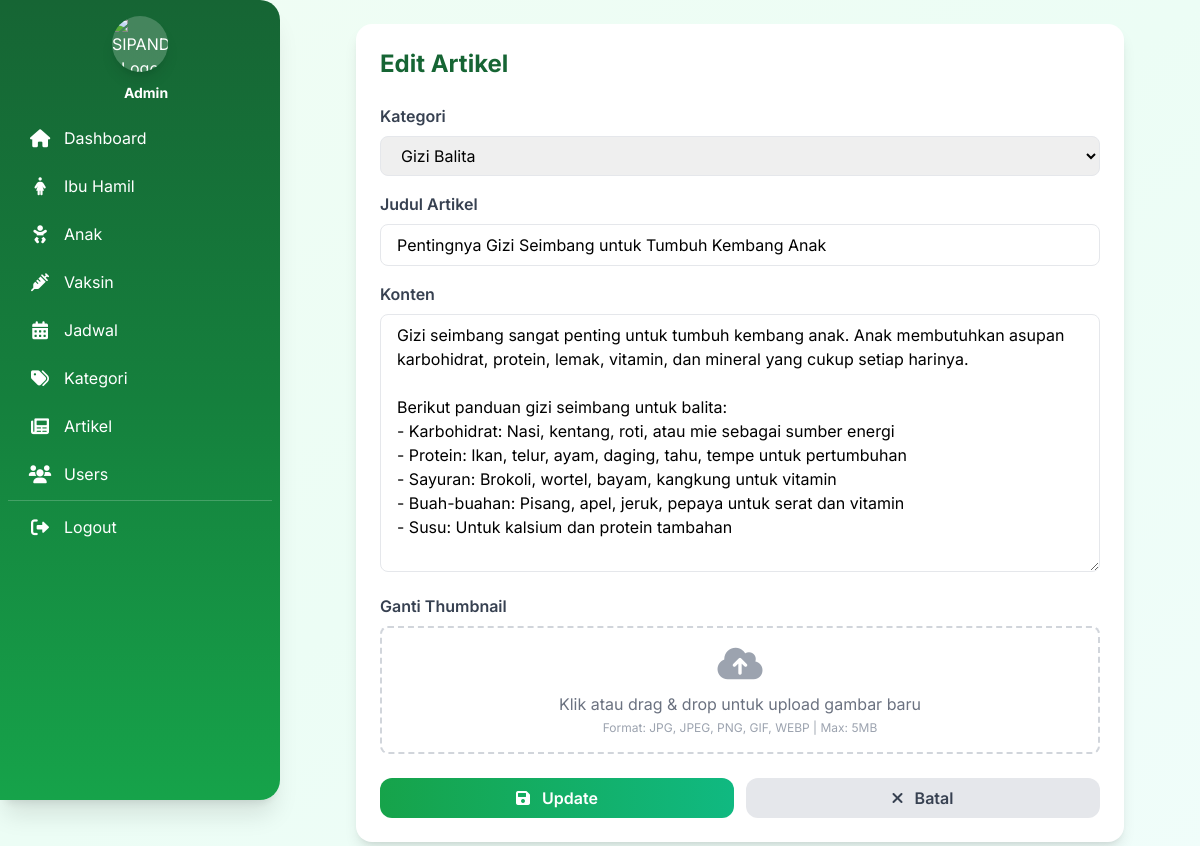
Screenshot of /admin/artikel/edit_artikel.php?id=1 (signed in) with the database file from the repository.
### tables this page shows
CREATE TABLE artikel (
    id_artikel INT PRIMARY KEY AUTO_INCREMENT,
    id_kategori INT,
    judul VARCHAR(200) NOT NULL,
    konten TEXT NOT NULL,
    thumbnail VARCHAR(255),
    penulis_nik VARCHAR(16),
    created_at TIMESTAMP DEFAULT CURRENT_TIMESTAMP,

    FOREIGN KEY (id_kategori) REFERENCES kategori_artikel(id_kategori) ON DELETE SET NULL,
    FOREIGN KEY (penulis_nik) REFERENCES users(nik) ON DELETE SET NULL
);

CREATE TABLE kategori_artikel (
    id_kategori INT PRIMARY KEY AUTO_INCREMENT,
    nama_kategori VARCHAR(100) NOT NULL,
    created_at TIMESTAMP DEFAULT CURRENT_TIMESTAMP
);

### admin/artikel/edit_artikel.php (the view, shortened to what this page needs)
<?php
require_once __DIR__ . '/../../auth/cek_admin.php';
$id = isset($_POST['id_artikel']) ? (int)$_POST['id_artikel'] : (isset($_GET['id']) ? (int)$_GET['id'] : 0);
$artikel = mysqli_fetch_assoc(mysqli_query($conn, "SELECT * FROM artikel WHERE id_artikel=$id"));
include __DIR__ . '/../../templates/sidebar.php';
$kategori = mysqli_query($conn, "SELECT * FROM kategori_artikel");
?>
<div class="max-w-3xl mx-auto bg-white rounded-2xl shadow-lg p-6 fade-in">
    <h1 class="text-2xl font-bold text-green-800 mb-6">Edit Artikel</h1>
    <form method="POST" enctype="multipart/form-data">
        <div class="space-y-4">
            <div>
                <label class="block font-semibold text-gray-700 mb-2">Kategori</label>
                <select name="id_kategori" required class="w-full px-4 py-2 border border-gray-200 rounded-lg focus:outline-none focus:border-green-400 focus:ring-2 focus:ring-green-200">
                    <?php while($k = mysqli_fetch_assoc($kategori)): ?>
                    <option value="<?php echo $k['id_kategori']; ?>" <?php echo $k['id_kategori'] == $artikel['id_kategori'] ? 'selected' : ''; ?>>
                        <?php echo htmlspecialchars($k['nama_kategori']); ?>
                    </option>
                    <?php endwhile; ?>
                </select>
            </div>
            <div>
                <label class="block font-semibold text-gray-700 mb-2">Judul Artikel</label>
                <input type="text" name="judul" id="judul" value="<?php echo htmlspecialchars($artikel['judul']); ?>" required
                       class="w-full px-4 py-2 border border-gray-200 rounded-lg focus:outline-none focus:border-green-400 focus:ring-2 focus:ring-green-200">
            </div>
            <div>
                <label class="block font-semibold text-gray-700 mb-2">Konten</label>
                <textarea name="konten" rows="10" required
                          class="w-full px-4 py-2 border border-gray-200 rounded-lg focus:outline-none focus:border-green-400 focus:ring-2 focus:ring-green-200"><?php echo htmlspecialchars($artikel['konten']); ?></textarea>
            </div>
            <div>
                <label class="block font-semibold text-gray-700 mb-2">Ganti Thumbnail</label>
                <div class="border-2 border-dashed border-gray-300 rounded-lg p-4 text-center hover:border-green-400 transition cursor-pointer" id="dropzone">
                    <i class="fas fa-cloud-upload-alt text-4xl text-gray-400 mb-2"></i>
                    <p class="text-gray-500">Klik atau drag & drop untuk upload gambar baru</p>
                    <p class="text-xs text-gray-400 mt-1">Format: JPG, JPEG, PNG, GIF, WEBP | Max: 5MB</p>
                </div>
            </div>
        </div>
        <div class="flex gap-3 mt-6">
            <button type="submit" class="flex-1 bg-gradient-to-r from-green-600 to-emerald-500 text-white py-2 rounded-xl font-semibold hover:shadow-lg transition">
                <i class="fas fa-save mr-2"></i> Update
            </button>
            <a href="list_artikel.php" class="flex-1 bg-gray-200 text-gray-700 text-center py-2 rounded-xl font-semibold hover:bg-gray-300 transition">
                <i class="fas fa-times mr-2"></i> Batal
            </a>
        </div>
    </form>
</div>
<?php include __DIR__ . '/../../templates/footer.php'; ?>

### templates/sidebar.php (style rules this page uses)
* { font-family: 'Inter', sans-serif; }
.fade-in { animation: fadeIn 0.5s ease-out; }
@media (min-width: 1024px) { body { position: relative; } }

### rows the page displays
artikel: id_kategori "Gizi Balita", judul "Pentingnya Gizi Seimbang untuk Tumbuh Kembang Anak", konten "Gizi seimbang sangat penting untuk tumbuh kembang anak. Anak membutuhkan asupan karbohidrat, protein, lemak, vitamin, dan mineral yang cukup setiap harinya. Berikut panduan gizi seimbang untuk balita: - Karbohidrat: Nasi, kentang, roti, atau mie sebagai sumber energi - Protein: Ikan, telur, ayam, daging, tahu, tempe untuk pertumbuhan - Sayuran: Brokoli, wortel, bayam, kangkung untuk vitamin - Buah-buahan: Pisang, apel, jeruk, pepaya untuk serat dan vitamin - Susu: Untuk kalsium dan protein tambahan"
